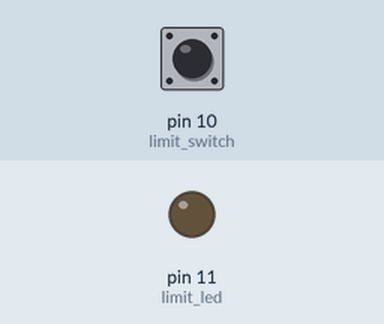
The sketch below on a simulated Arduino Uno, built with avr-gcc and run on an emulated ATmega328P. Parts: output pins drawn as LEDs (lit = HIGH). The inputs (shaded band) are chosen by the test bench; at power-on: pin 10 (limit_switch) HIGH.

Above: at 1.2 s.
1.3 s: pin 10 (limit_switch) pulled LOW for 0.15 s
At 1.37 s:
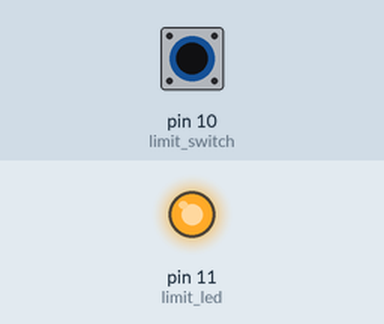
2.9 s: pin 10 (limit_switch) pulled LOW for 3.2 s
At 7.0 s:
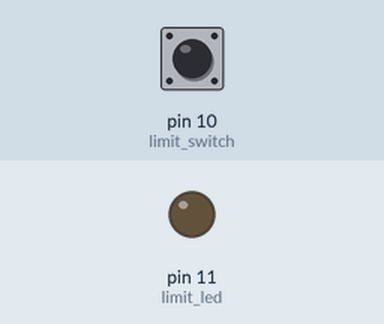
Timing chart, 0 to 8.5 s (numbered marks = the images above; inputs shaded):
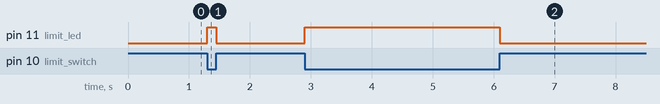

Measured:
- after the input at 1.3 s, pin 11 (limit_led): LOW → HIGH at once, → LOW 0.15 s later
- after the input at 2.9 s, pin 11 (limit_led): LOW → HIGH at once, → LOW 3.2 s later

The sketch:

Limit_switch.ino
```cpp
#define limit_switch 10
#define limit_led 11
void setup()
  {
    pinMode(limit_switch,INPUT);
    pinMode(limit_led,OUTPUT);
  }
void loop()
  {
    int limit_touch = digitalRead(limit_switch);
    if (limit_touch == 0)
      {
        digitalWrite(limit_led,HIGH);
      }
    else
      {
        digitalWrite(limit_led,LOW);
      }
  }
```
